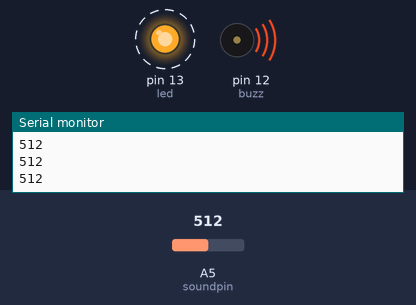
This sketch was run on a simulated Arduino Uno, built with avr-gcc and run on an emulated ATmega328P. Shown: output pins drawn as LEDs (lit = HIGH), buzzer (waves = sounding, pin HIGH), the last lines printed to the serial monitor. Dashed ring = blinking. The inputs (shaded band) are chosen by the test bench; at power-on: A5 (soundpin) = 512.

Above: at 0.9 s.
1.3 s: A5 (soundpin) set to 214
4.3 s: A5 (soundpin) set to 182
At 4.3 s:
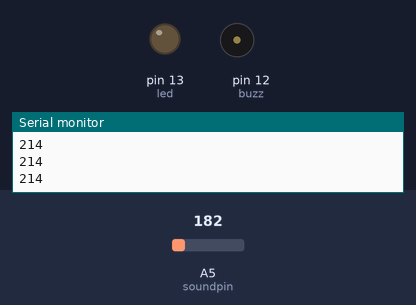
5.8 s: A5 (soundpin) set to 210
At 8.7 s:
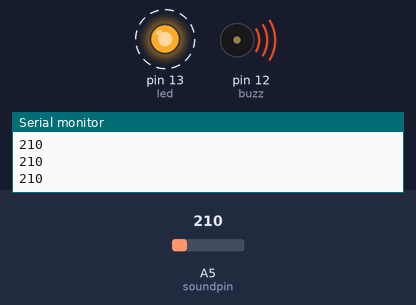
8.8 s: A5 (soundpin) set to 190
At 9.3 s:
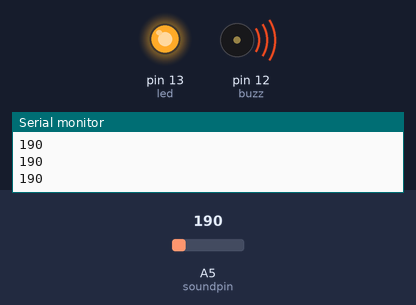
Timing chart, 0 to 11.3 s (numbered marks = the images above; inputs shaded):
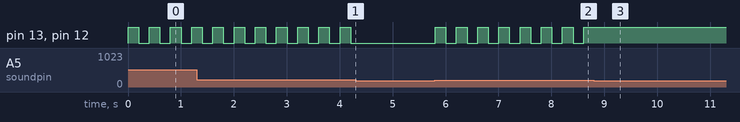

Measured:
- the behaviour switches between 200 and 199 on A5 (soundpin) (found by bisection; images 0 and 1)
- after the input at 4.3 s, pin 13 (led), pin 12 (buzz): stops changing and stays LOW
- after the input at 5.8 s, pin 13 (led), pin 12 (buzz): alternates HIGH for 0.20 s and LOW for 0.20 s, starting at once
- after the input at 8.8 s, pin 13 (led), pin 12 (buzz): stops changing and stays HIGH
- by itself, pin 13 (led), pin 12 (buzz): alternates HIGH for 0.20 s and LOW for 0.20 s

The sketch:

Adobe_Acrobat_XI_Pro.lnk.ino
```cpp
//Mic on off led
int led=13; // led pin and sound pin are not changed throughout the process
int buzz=12;
int soundpin=A5;
int threshold=200; // sets threshold for sound sensor
int i=0;
void setup() {
  Serial.begin(9600);
pinMode(led,OUTPUT);
pinMode(buzz,OUTPUT);
pinMode(soundpin,INPUT);
}
void loop() {

  int soundsens=analogRead(soundpin); // read analog data from sensor
Serial.println(soundsens);
  if (soundsens>=threshold) {
    if(i==0){
    digitalWrite(led, HIGH); // turn led on
    digitalWrite(buzz, HIGH);
i=1;
    delay(200);
  }
  else if(i==1){
    digitalWrite(led, LOW);
     digitalWrite(buzz, LOW);
  i=0;
delay(200);
  }}
}
```
